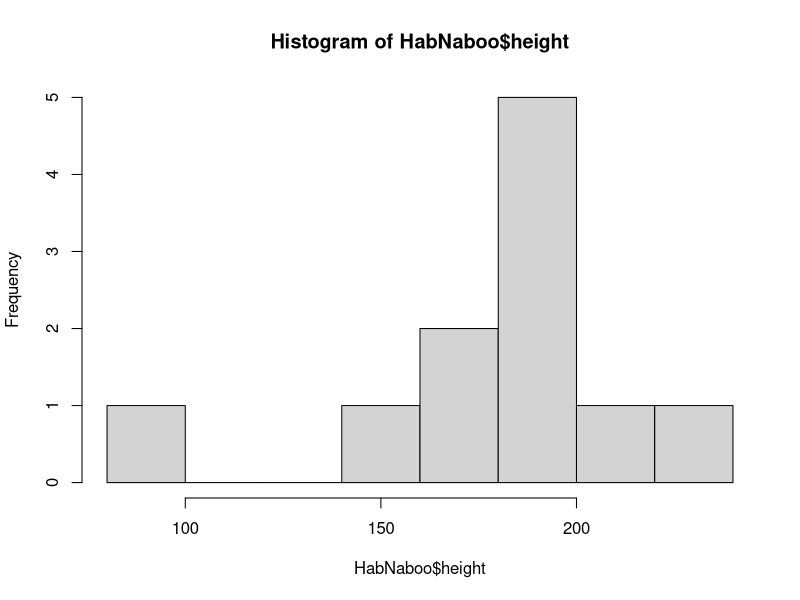

Write the R code that produced this figure.
## ---- chunk 1
knitr::opts_chunk$set(echo = TRUE)
library(dplyr)
## ---- chunk 2
dim(starwars)
ncol(starwars)
nrow(starwars)
## ---- chunk 3
filter(starwars, sex=="male" & height>250)
HabTatooine <- filter(starwars , homeworld=="Tatooine" & eye_color=="blue")
HabTatooine
## ---- chunk 4
HabNaboo <- filter(starwars , homeworld=="Naboo")
HabNaboo
hist(HabNaboo$height)
## ---- chunk 5
heightSWH <- filter(starwars, species=="Human")
heightSWH

ageSWH <- filter(starwars, species=="Human")
ageSWH
#plot(ageSWH$heightSWH)



